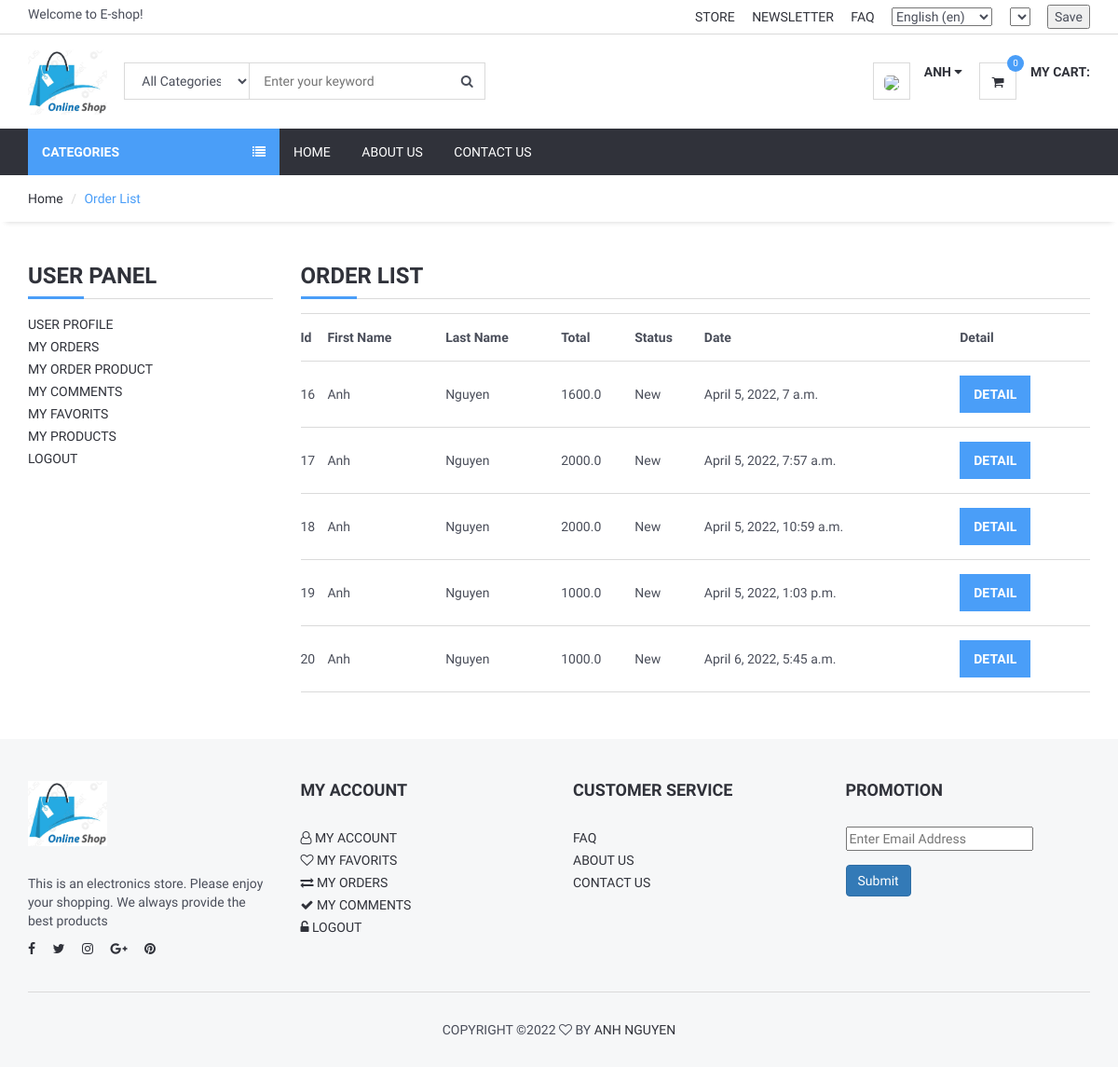
Page /user/orders/ (signed in) on the committed database.
### order/models.py (models this page shows, shortened)
class Order(models.Model):
    STATUS = (
        ('New', 'New'),
        ('Accepted', 'Accepted'),
        ('Preaparing', 'Preaparing'),
        ('OnShipping', 'OnShipping'),
        ('Completed', 'Completed'),
        ('Canceled', 'Canceled'),
    )
    user = models.ForeignKey(User, on_delete=models.SET_NULL, null=True)
    code = models.CharField(max_length=5, editable=False )
    first_name = models.CharField(max_length=10)
    last_name = models.CharField(max_length=10)
    phone = models.CharField(blank=True, max_length=20)
    address = models.CharField(blank=True, max_length=150)
    city = models.CharField(blank=True, max_length=20)
    country = models.CharField(blank=True, max_length=20)
    total = models.FloatField()
    status=models.CharField(max_length=10,choices=STATUS,default='New')
    ip = models.CharField(blank=True, max_length=20)
    adminnote = models.CharField(blank=True, max_length=100)
    create_at=models.DateTimeField(auto_now_add=True)
    update_at=models.DateTimeField(auto_now=True)

### user/views.py (the view)
# urls.py: path('orders/', views.user_orders, name='user_orders'),
@login_required(login_url='/login') # Check login
def user_orders(request):
    category = Category.objects.all()
    current_user = request.user
    orders=Order.objects.filter(user_id=current_user.id)
    context = {'category': category,
               'orders': orders,
               }
    return render(request, 'user_orders.html', context)

### home/templatetags/myapptags.py (called while the page is built)
@register.simple_tag
def shopcartcount(userid):
    count = ShopCart.objects.filter(user_id=userid).count()
    return count

### user/templates/user_orders.html (shortened to what this page needs)
{% extends 'homebase.html' %}
{% block sidebar %} {% include 'includes/sidebar.html' %} {% endblock %}
{% block body %}
    <div id="breadcrumb">
        <div class="container">
            <ul class="breadcrumb">
                <li><a href="/">Home</a></li>
                <li class="active">Order List</li>
            </ul>
        </div>
    </div>
    <div class="section">
        <div class="container">
            <div class="row">
                <div class="col-md-3">
                    {% include "user_panel.html" %}
                </div>
                <div class="col-md-9">
                    <div class="order-summary clearfix">
                        <div class="section-title">
                            <h3 class="title">Order List</h3>
                        </div>
                        <table class="shopping-cart-table table">
                            <tr>
                                <th class="text-left">Id </th>
                                <th class="text-left">First Name </th>
                                <th class="text-left">Last Name </th>
                                <th class="text-left">Total </th>
                                <th class="text-left">Status </th>
                                <th class="text-left">Date </th>
                                <th class="text-left">Detail </th>
                            </tr>
                            {% for rs in orders %}
                                <tr>
                                    <td class="text-left">{{ rs.id}} </td>
                                    <td class="text-left">{{ rs.first_name}} </td>
                                    <td class="text-left">{{ rs.last_name}} </td>
                                    <td class="text-left">{{ rs.total}} </td>
                                    <td class="text-left">{{ rs.status}} </td>
                                    <td class="text-left">{{ rs.create_at}} </td>
                                    <td class="text-left"><a class="primary-btn" href="/user/orderdetail/{{ rs.id }}"> Detail </a></td>
                                </tr>
                            {% endfor %}
                        </table>
                    </div>
                </div>
            </div>
        </div>
    </div>
{% endblock %}

### home/templates/includes/header.html (shortened to what this page needs)
{% load static %}
{% load i18n %}
{% load currency %}
<header>
    <div id="top-header">
        <div class="container">
            <div class="pull-left">
                <span>{% trans "Welcome to E-shop!" %}</span>
            </div>
            <div class="pull-right">
                <ul class="header-top-links">
                    <li><a href="#">{% trans "Store" %}</a></li>
                    <li><a href="#">{% trans "Newsletter" %}</a></li>
                    <li><a href="{% url 'faq' %}">{% trans "FAQ" %}</a></li>
                    <li class="dropdown default-dropdown">
                        <form action="{% url 'selectlanguage' %}" method="post">{% csrf_token %}
                            <select name="language" onchange="submit()">
                                {% get_current_language as LANGUAGE_CODE %}
                                {% get_available_languages as LANGUAGES %}
                                {% get_language_info_list for LANGUAGES as languages %}
                                {% for language in languages %}
                                    <option value="{{ language.code }}">
                                        {{ language.name_local }} ({{ language.code }})
                                    </option>
                                {% endfor %}
                            </select>
                        </form>
                    </li>
                    <li class="dropdown default-dropdown">
                        <form id="currency_switcher" method="POST" action="{% url 'selectcurrency' %}">
                            <select name="currency" onchange="submit()">
                            </select>
                        </form>
                    </li>
                    <li class="dropdown default-dropdown">
                        <form id="currency_switcher" method="POST" action="{% url 'savelangcur' %}">
                            <input type="submit" value="Save"/>
                        </form>
                    </li>
                </ul>
            </div>
        </div>
    </div>
    <div id="header">
        <div class="container">
            <div class="pull-left">
                <div class="header-logo">
                    <a class="logo" href="{% url 'home' %}">
                        <img src="{% static '' %}img/online-shop-logo.jpg" alt="">
                    </a>
                </div>
                <div class="header-search">
                    <form action="/search/" method="post">
                        <input id="query" name="query" class="input search-input" type="text"
                               placeholder="Enter your keyword">
                        <select name="catid" class="input search-categories">
                            <option value="0" >{% trans "All Categories" %}  </option>
                            {% load mptt_tags %}
                        </select>
                        <button class="search-btn"><i class="fa fa-search"></i></button>
                    </form>
                </div>
            </div>
            <div class="pull-right">
                <ul class="header-btns">
                    <li class="header-account dropdown default-dropdown">
                        {% if user.id is not None %}
                            <div class="dropdown-toggle" role="button" data-toggle="dropdown" aria-expanded="true">
                                <div class="header-btns-icon">
                                    <img src="{{ request.session.userimage }}" style="height: 40px; border-radius: 30%">
                                </div>
                                <strong class="text-uppercase">{{ user.first_name }} <i
                                        class="fa fa-caret-down"></i></strong>
                            </div>
                        {% else %}
                            <a href="{% url 'login' %}" class="text-uppercase">Login</a> /
                            <a href="{% url 'signup' %}" class="text-uppercase">Sign Up</a>
                        {% endif %}
                    </li>
                    <li class="header-cart dropdown default-dropdown">
                        <a href="{% url 'shopcart' %}">
                            <div class="header-btns-icon">
                                <i class="fa fa-shopping-cart"></i>
                                {% load myapptags %}
                                {% shopcartcount user.id as count %}
                                <span class="qty">{{ count }}</span>
                            </div>
                            <strong class="text-uppercase">{% trans "My Cart:" %}</strong>
                            <br>
                        </a>
                    </li>
                </ul>
            </div>
        </div>
    </div>
</header>

### home/static/css/style.css (style rules this page uses)
body { font-family: 'Hind', sans-serif; color: #4A4E5A; overflow-x: hidden; }
h1, h2, h3, h4, h5, h6 { color: #30323A; margin: 0 0 10px; font-weight: 700; }
a { color: #30323A; -webkit-transition: 0.3s color; transition: 0.3s color; }
strong { color: #30323A; }
ul, ol { margin: 0; padding: 0; list-style: none }
.main-btn, .primary-btn { display: inline-block; padding: 10px 15px; text-transform: uppercase; font-weight: 700; border: none; -webkit-transition: 0.3s all; transition: 0.3s all; }
.primary-btn { color: #FFF; background-color: #4a9ef8; }
.input { width: 100%; height: 40px; padding: 0px 15px; border: none; background-color: transparent; -webkit-box-shadow: 0px 0px 0px 1px #DADADA inset, 0px 0px 0px 5px transparent; box-shadow: 0px 0px 0px 1px #DADADA inset, 0px 0px 0px 5px transparent; -webkit-transition: 0.3s all; transition: 0.3s all; }
.section { padding-top: 30px; padding-bottom: 30px; }
.section-title { position: relative; margin-bottom: 15px; margin-top: 15px; border-bottom: 1px solid #DADADA; }
.section-title .title { display: inline-block; text-transform: uppercase; }
.section-title:after { content: ""; position: absolute; left: 0; bottom: -1.5px; height: 3px; width: 60px; background-color: #4a9ef8; }
#breadcrumb { -webkit-box-shadow: 0px 6px 6px -6px rgba(0, 0, 0, 0.175); box-shadow: 0px 6px 6px -6px rgba(0, 0, 0, 0.175); }
.breadcrumb { background-color: transparent; border: none; border-radius: 0px; padding: 15px 0px; margin: 0; }
.breadcrumb>.active { color: #4a9ef8; }
.breadcrumb>li+li:before { color: #DADADA; }
#header { padding-top: 15px; padding-bottom: 15px; }
#top-header { padding-top: 5px; padding-bottom: 5px; border-bottom: 1px solid #DADADA; }
.header-top-links>li { display: inline-block; }
.header-top-links>li+li { margin-left: 15px; }
.header-top-links>li>a { cursor: pointer; text-transform: uppercase; }
.header-logo { display: inline-block; margin-right: 15px; }
.header-logo .logo>img { width: 100%; max-height: 70px; }
.header-search { display: inline-block; padding: 15px 0px; max-width: 400px; }
.header-search>form { position: relative; }
.header-search>form .search-input { padding-left: 150px; padding-right: 45px; }
.header-search>form .search-categories { position: absolute; left: 0px; top: 0px; width: 135px; }
.header-search>form .search-btn { position: absolute; top: 0px; right: 0px; width: 40px; height: 40px; background-color: transparent; border: none; }
.header-btns>li { display: inline-block; vertical-align: top; padding: 15px 0px; }
.header-btns>li+li { margin-left: 15px; }
.header-btns>li .header-btns-icon { position: relative; float: left; margin-right: 15px; width: 40px; height: 40px; line-height: 40px; text-align: center; color: #30323A; background-color: #FFF; border: 1px solid #DADADA; }
.header-btns .dropdown-toggle { display: block; cursor: pointer; }
.header-cart .header-btns-icon .qty { position: absolute; right: -9px; top: -9px; width: 18px; height: 18px; line-height: 18px; text-align: center; font-size: 10px; background: #4a9ef8; color: #FFF; border-radius: 50%; }
.shopping-cart-table>tbody>tr>td, .shopping-cart-table>tbody>tr>th, .shopping-cart-table>tfoot>tr>td, .shopping-cart-table>tfoot>tr>th, .shopping-cart-table>thead>tr>td, .shopping-cart-table>thead>tr>th { padding: 15px 0px; vertical-align: middle; border-top: 1px solid #DADADA; }
.shopping-cart-table>tbody>tr:last-child>td { border-bottom: 1px solid #DADADA; }

### rows in the picture
Order: id "16", first_name "Anh", last_name "Nguyen", total "1600.0", status "New", create_at "April 5, 2022, 7 a.m."
Order: id "17", first_name "Anh", last_name "Nguyen", total "2000.0", status "New", create_at "April 5, 2022, 7:57 a.m."
Order: id "18", first_name "Anh", last_name "Nguyen", total "2000.0", status "New", create_at "April 5, 2022, 10:59 a.m."
Order: id "19", first_name "Anh", last_name "Nguyen", total "1000.0", status "New", create_at "April 5, 2022, 1:03 p.m."
Order: id "20", first_name "Anh", last_name "Nguyen", total "1000.0", status "New", create_at "April 6, 2022, 5:45 a.m."

### other values in the picture
{{ user.first_name }} "ANH"
{{ count }} "0"
form field language "English (en)"
